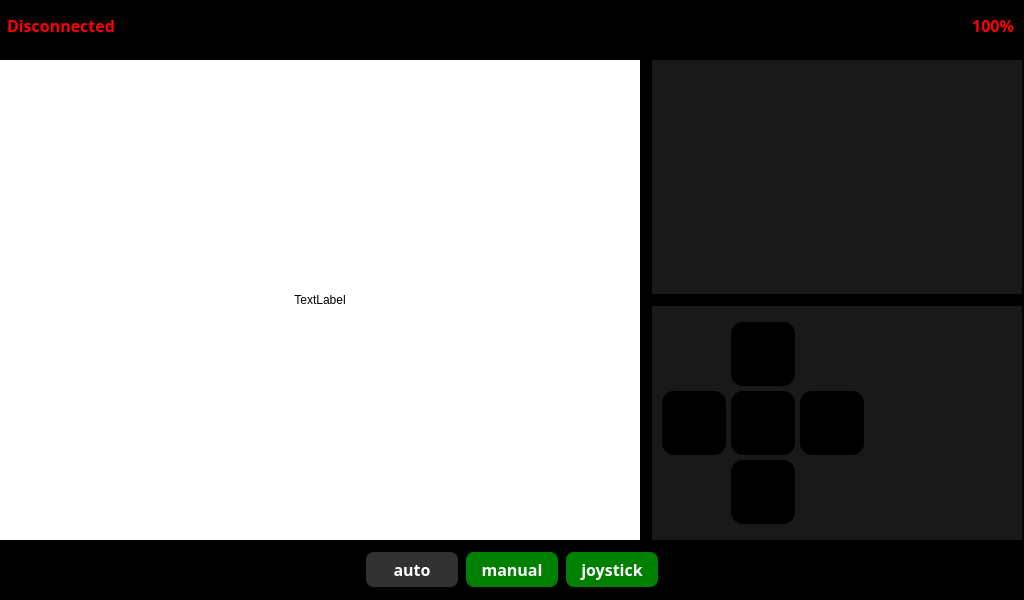
<?xml version="1.0" encoding="UTF-8"?>
<ui version="4.0">
 <class>MainWindow</class>
 <widget class="QMainWindow" name="MainWindow">
  <property name="geometry">
   <rect>
    <x>0</x>
    <y>0</y>
    <width>1024</width>
    <height>600</height>
   </rect>
  </property>
  <property name="windowTitle">
   <string>MainWindow</string>
  </property>
  <widget class="QWidget" name="centralwidget">
   <property name="styleSheet">
    <string notr="true">background:black;</string>
   </property>
   <layout class="QGridLayout" name="gridLayout">
    <property name="leftMargin">
     <number>0</number>
    </property>
    <property name="topMargin">
     <number>0</number>
    </property>
    <property name="rightMargin">
     <number>0</number>
    </property>
    <property name="bottomMargin">
     <number>0</number>
    </property>
    <property name="spacing">
     <number>0</number>
    </property>
    <item row="0" column="0">
     <widget class="QStackedWidget" name="stackedWidget">
      <property name="font">
       <font>
        <weight>50</weight>
        <bold>false</bold>
       </font>
      </property>
      <widget class="QWidget" name="Main">
       <widget class="QLabel" name="StreamLabel">
        <property name="geometry">
         <rect>
          <x>0</x>
          <y>60</y>
          <width>640</width>
          <height>480</height>
         </rect>
        </property>
        <property name="styleSheet">
         <string notr="true">background:white;;</string>
        </property>
        <property name="text">
         <string>TextLabel</string>
        </property>
        <property name="alignment">
         <set>Qt::AlignCenter</set>
        </property>
       </widget>
       <widget class="QLabel" name="ConnectionStatusLabel">
        <property name="geometry">
         <rect>
          <x>2</x>
          <y>13</y>
          <width>120</width>
          <height>24</height>
         </rect>
        </property>
        <property name="font">
         <font>
          <family>Sans Serif</family>
          <pointsize>12</pointsize>
          <weight>75</weight>
          <bold>true</bold>
         </font>
        </property>
        <property name="styleSheet">
         <string notr="true">color:red</string>
        </property>
        <property name="frameShape">
         <enum>QFrame::NoFrame</enum>
        </property>
        <property name="text">
         <string>Disconnected</string>
        </property>
        <property name="indent">
         <number>5</number>
        </property>
       </widget>
       <widget class="QWidget" name="InfoPanelContainer" native="true">
        <property name="geometry">
         <rect>
          <x>652</x>
          <y>60</y>
          <width>370</width>
          <height>234</height>
         </rect>
        </property>
        <property name="styleSheet">
         <string notr="true">background:rgba(25, 25, 25, 255);</string>
        </property>
       </widget>
       <widget class="QWidget" name="CursorControlContainer" native="true">
        <property name="geometry">
         <rect>
          <x>652</x>
          <y>306</y>
          <width>370</width>
          <height>234</height>
         </rect>
        </property>
        <property name="styleSheet">
         <string notr="true">background:rgba(25, 25, 25, 255);</string>
        </property>
        <widget class="QPushButton" name="CursorUpBtn">
         <property name="geometry">
          <rect>
           <x>79</x>
           <y>16</y>
           <width>64</width>
           <height>64</height>
          </rect>
         </property>
         <property name="styleSheet">
          <string notr="true">QPushButton{
	border-radius: 12px;
	background: rgb(0, 0, 0);
}
QPushButton:hover{
	background: rgb(5, 5, 5);
}
QPushButton:pressed{
	background: rgb(20, 20, 20);
}</string>
         </property>
         <property name="text">
          <string/>
         </property>
         <property name="icon">
          <iconset>
           <normaloff>../../Downloads/keyboard_arrow_up_32dp_FFFFFF_FILL0_wght700_GRAD0_opsz40.png</normaloff>../../Downloads/keyboard_arrow_up_32dp_FFFFFF_FILL0_wght700_GRAD0_opsz40.png</iconset>
         </property>
         <property name="iconSize">
          <size>
           <width>32</width>
           <height>32</height>
          </size>
         </property>
        </widget>
        <widget class="QPushButton" name="CursorDownBtn">
         <property name="geometry">
          <rect>
           <x>79</x>
           <y>154</y>
           <width>64</width>
           <height>64</height>
          </rect>
         </property>
         <property name="styleSheet">
          <string notr="true">QPushButton{
	border-radius: 12px;
	background: rgb(0, 0, 0);
}
QPushButton:hover{
	background: rgb(5, 5, 5);
}
QPushButton:pressed{
	background: rgb(20, 20, 20);
}</string>
         </property>
         <property name="text">
          <string/>
         </property>
         <property name="icon">
          <iconset>
           <normaloff>../../Downloads/keyboard_arrow_down_32dp_FFFFFF_FILL0_wght700_GRAD0_opsz40.png</normaloff>../../Downloads/keyboard_arrow_down_32dp_FFFFFF_FILL0_wght700_GRAD0_opsz40.png</iconset>
         </property>
         <property name="iconSize">
          <size>
           <width>32</width>
           <height>32</height>
          </size>
         </property>
        </widget>
        <widget class="QPushButton" name="CursorRightBtn">
         <property name="geometry">
          <rect>
           <x>148</x>
           <y>85</y>
           <width>64</width>
           <height>64</height>
          </rect>
         </property>
         <property name="styleSheet">
          <string notr="true">QPushButton{
	border-radius: 12px;
	background: rgb(0, 0, 0);
}
QPushButton:hover{
	background: rgb(5, 5, 5);
}
QPushButton:pressed{
	background: rgb(20, 20, 20);
}</string>
         </property>
         <property name="text">
          <string/>
         </property>
         <property name="icon">
          <iconset>
           <normaloff>../../Downloads/keyboard_arrow_right_32dp_FFFFFF_FILL0_wght700_GRAD0_opsz40.png</normaloff>../../Downloads/keyboard_arrow_right_32dp_FFFFFF_FILL0_wght700_GRAD0_opsz40.png</iconset>
         </property>
         <property name="iconSize">
          <size>
           <width>32</width>
           <height>32</height>
          </size>
         </property>
        </widget>
        <widget class="QPushButton" name="CursorLeftBtn">
         <property name="geometry">
          <rect>
           <x>10</x>
           <y>85</y>
           <width>64</width>
           <height>64</height>
          </rect>
         </property>
         <property name="styleSheet">
          <string notr="true">QPushButton{
	border-radius: 12px;
	background: rgb(0, 0, 0);
}
QPushButton:hover{
	background: rgb(5, 5, 5);
}
QPushButton:pressed{
	background: rgb(20, 20, 20);
}</string>
         </property>
         <property name="text">
          <string/>
         </property>
         <property name="icon">
          <iconset>
           <normaloff>../../Downloads/keyboard_arrow_left_32dp_FFFFFF_FILL0_wght700_GRAD0_opsz40.png</normaloff>../../Downloads/keyboard_arrow_left_32dp_FFFFFF_FILL0_wght700_GRAD0_opsz40.png</iconset>
         </property>
         <property name="iconSize">
          <size>
           <width>32</width>
           <height>32</height>
          </size>
         </property>
        </widget>
        <widget class="QPushButton" name="CursorSaveBtn">
         <property name="geometry">
          <rect>
           <x>79</x>
           <y>85</y>
           <width>64</width>
           <height>64</height>
          </rect>
         </property>
         <property name="styleSheet">
          <string notr="true">QPushButton{
	border-radius: 12px;
	background: rgb(0, 0, 0);
}
QPushButton:hover{
	background: rgb(5, 5, 5);
}
QPushButton:pressed{
	background: rgb(20, 20, 20);
}</string>
         </property>
         <property name="text">
          <string/>
         </property>
         <property name="icon">
          <iconset>
           <normaloff>../../Downloads/bookmark_32dp_FFFFFF_FILL0_wght700_GRAD0_opsz40.png</normaloff>../../Downloads/bookmark_32dp_FFFFFF_FILL0_wght700_GRAD0_opsz40.png</iconset>
         </property>
         <property name="iconSize">
          <size>
           <width>32</width>
           <height>32</height>
          </size>
         </property>
        </widget>
       </widget>
       <widget class="QLabel" name="BatteryIndicatorLabel">
        <property name="geometry">
         <rect>
          <x>970</x>
          <y>13</y>
          <width>49</width>
          <height>24</height>
         </rect>
        </property>
        <property name="font">
         <font>
          <family>Sans Serif</family>
          <pointsize>12</pointsize>
          <weight>75</weight>
          <bold>true</bold>
         </font>
        </property>
        <property name="styleSheet">
         <string notr="true">color:red</string>
        </property>
        <property name="frameShape">
         <enum>QFrame::NoFrame</enum>
        </property>
        <property name="text">
         <string>100%</string>
        </property>
        <property name="alignment">
         <set>Qt::AlignRight|Qt::AlignTrailing|Qt::AlignVCenter</set>
        </property>
        <property name="indent">
         <number>5</number>
        </property>
       </widget>
       <widget class="QWidget" name="ModeContainer" native="true">
        <property name="geometry">
         <rect>
          <x>362</x>
          <y>540</y>
          <width>300</width>
          <height>60</height>
         </rect>
        </property>
        <layout class="QHBoxLayout" name="horizontalLayout">
         <property name="spacing">
          <number>8</number>
         </property>
         <property name="leftMargin">
          <number>4</number>
         </property>
         <property name="topMargin">
          <number>4</number>
         </property>
         <property name="rightMargin">
          <number>4</number>
         </property>
         <property name="bottomMargin">
          <number>4</number>
         </property>
         <item>
          <widget class="QPushButton" name="ModeAutoBtn">
           <property name="minimumSize">
            <size>
             <width>0</width>
             <height>35</height>
            </size>
           </property>
           <property name="font">
            <font>
             <family>Sans Serif</family>
             <pointsize>12</pointsize>
             <weight>75</weight>
             <bold>true</bold>
            </font>
           </property>
           <property name="styleSheet">
            <string notr="true">QPushButton{
	background:rgb(50, 50, 50);
	color:white; 
	border:0px;
	border-radius: 8px;
}
QPushButton:hover{
	background:rgb(0, 100, 0);
	color:rgb(180, 180, 180); 
	border:0px;
	border-radius: 8px;
}
QPushButton:pressed{
	background:green;
	color:white; 
	border:0px;
	border-radius: 8px;
}</string>
           </property>
           <property name="text">
            <string>auto</string>
           </property>
          </widget>
         </item>
         <item>
          <widget class="QPushButton" name="ModeManualBtn">
           <property name="minimumSize">
            <size>
             <width>0</width>
             <height>35</height>
            </size>
           </property>
           <property name="font">
            <font>
             <family>Sans Serif</family>
             <pointsize>12</pointsize>
             <weight>75</weight>
             <bold>true</bold>
            </font>
           </property>
           <property name="styleSheet">
            <string notr="true">background:green;
color:white; 
border:0px;
border-radius: 8px;
</string>
           </property>
           <property name="text">
            <string>manual</string>
           </property>
          </widget>
         </item>
         <item>
          <widget class="QPushButton" name="ModeJoystickBtn">
           <property name="minimumSize">
            <size>
             <width>0</width>
             <height>35</height>
            </size>
           </property>
           <property name="font">
            <font>
             <family>Sans Serif</family>
             <pointsize>12</pointsize>
             <weight>75</weight>
             <bold>true</bold>
            </font>
           </property>
           <property name="styleSheet">
            <string notr="true">background:green;
color:white; 
border:0px;
border-radius: 8px;
</string>
           </property>
           <property name="text">
            <string>joystick</string>
           </property>
          </widget>
         </item>
        </layout>
       </widget>
      </widget>
     </widget>
    </item>
   </layout>
  </widget>
 </widget>
 <resources/>
 <connections/>
</ui>
